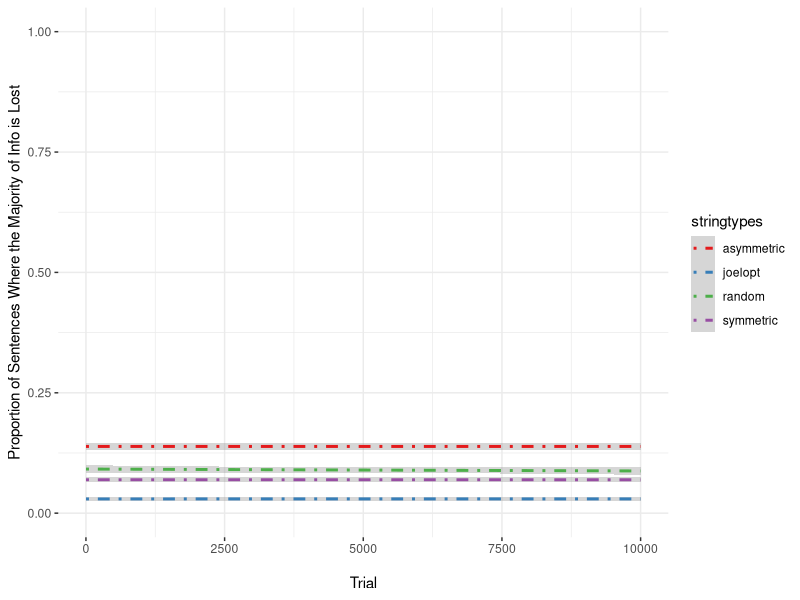
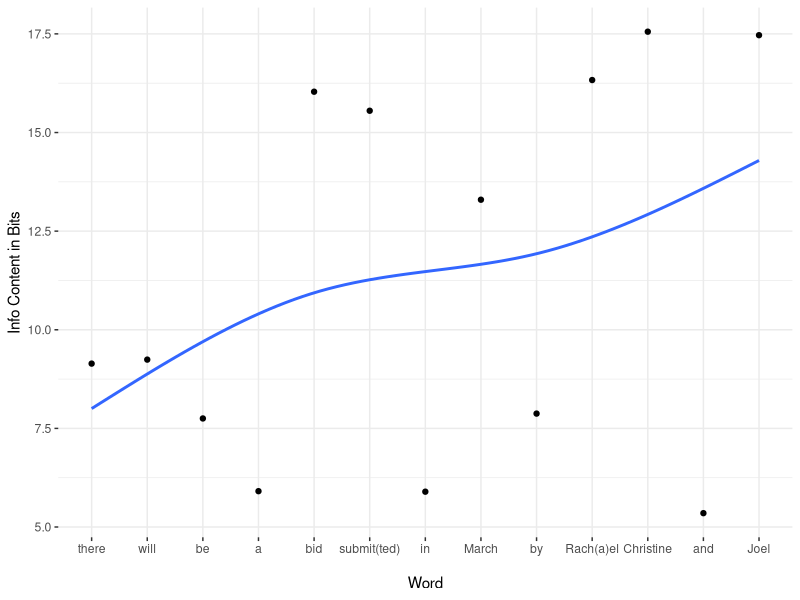
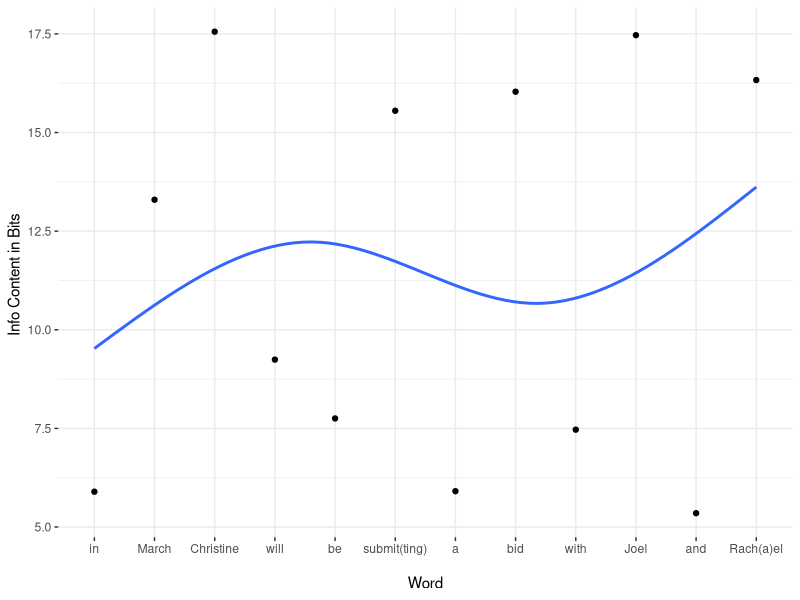

The R script that drew these images, in order:
ii = 1 #initialize counter
currenttrial = 1 #initialize trial counter

#initialize vectors for each component of each run of the loop

niter <- 10000 

noises <- vector(length = niter)
stringtypes <- vector(length = niter)
trials <- vector(length = niter)

#propnoise.df <- data.frame(Trial=as.numeric(character()), NoiseProp=as.numeric(character()), VecType=character()) 


#Make sure the array that is input to this function is either normally dist, or if it's probabilities, that you've already taken log2(1/p) of the list
joelopt <- function(loglist)
{
  #remember, lists in R perversely start at offset 1, not 0
  midpoint <- round((length(loglist))/2) #remember, lists in R perversely start at offset 1, not 0
  
  newlist <- sort(loglist)
  mm = 1 #remember, lists in R perversely start at offset 1, not 0
  jj = length(newlist)
  
  while (jj >= midpoint)
  {
    #starting from both ends of the array, swaps every other pair of numbers, which gets us very close to optimized
    cup <- newlist[mm]
    newlist[mm] <- newlist[jj]
    newlist[jj] <- cup
    mm = mm+2
    jj = jj-2
  }  
    
  #computes all pairwise means of adjacent numbers of the array. Then, get the sd of the means, the DORM, which we want to minimize.
  #TODO: make this a separate function so you can call in independently of joelopt, which you should rename DORM. And maybe use library(zoo) rollmean(), which i didn't know
  #about when i wrote my own below
  kk = 1
  pairmeanlist = array()
  #save all means of adjacent numbers into a list of means
  while ((kk+1) <= length(newlist)) #remember, lists in R perversely start at offset 1, not 0
    {
      pairmean = (newlist[kk]+newlist[kk+1])/2
      pairmeanlist[kk] <- pairmean
      kk = kk+1
  }
  
  #All the following sd() calls create what we called in the grant "Deviations of Rolling Means (DORMs)".
  
  prevsd <- sd(pairmeanlist)
  currentsd <- prevsd #initialize currentsd
    
  #Now, see if swapping any pair of numbers gets us a lower sd for pairmeanlist. If any swap does, then do it, otherwise don't. Repeat till no swap helps.
  ll = 1
  while((ll+1) <= length(newlist))
    {
      #do the swap
      if ((ll-1) == 0)
      {
        hyplist <- array(c(newlist[ll+1], newlist[ll], newlist[(ll+2):length(newlist)]))
      }
      else if ((ll+1) == length(newlist))
      {
        hyplist <- array(c(newlist[1:(ll-1)], newlist[ll+1], newlist[ll]))
      }
      else
      {
        hyplist <- array(c(newlist[1:(ll-1)],newlist[ll+1],newlist[ll],newlist[(ll+2):length(newlist)]))
      }
      
      
      #computes all pairwise means of adjacent numbers of the array. Then, get the sd of the means, which we want to minimize.
      #I now see that I could have used the function "rollmean" in package "zoo", but I'm glad I did it old school here anyway.
      kk = 1
      hyppairmeanlist = array()
      #save all means of adjacent numbers into a list of means
      while ((kk+1) <= length(hyplist)) #remember, lists in R perversely start at offset 1, not 0
      {
        pairmean = (hyplist[kk]+hyplist[kk+1])/2
        hyppairmeanlist[kk] <- pairmean
        kk = kk+1
      }
      currentsd <- sd(hyppairmeanlist)
      
      
      #if the swap helped, then save that version of the list, and start the process over again, starting the counter at 1 again
      if (currentsd < prevsd)
      { 
        print(newlist) #debug
        #print((prevsd-currentsd)) #debug
        print(sort(loglist)) #debug
        newlist <- hyplist
        prevsd <- currentsd
        ll = 1
        print("we improved") #debug
      }
      else
      {ll = ll+1}
      
    }
    
  #print("and here is new dorm") #debug
  #print(prevsd)#debug
  
  return(newlist)
  
}

#Caveat: the above is all fine for the sim, because all arrays are of the same length. However, for computing DORMs in the wild, we will need to account for different
#lengths by penalizing shorter utterances, since it is more likely for shorter utterances that a speaker might have achieved UIDO by chance.
#(Also, shorter utterances will be less resistant to noise anyway, as per Shannon's theorem and Plotkin and Nowak.) E.g., a one-word utterance will have perfect UIDO
#by definition, because there's no alteernative order. So, the penalty needs to be applied for the prob of getting a perfect UIDO by chance, out of all the 
#possible *unique* orderings of word probabilities. This will penalize not just one-word utterances, but also repetitions of a single word, as in ASD stereotyped language.
#I would suggest calculating a probability of UIDO by chance, p, and then adding that to the DORM (where minimal DORM is closest to UIDO). p must be calculated based on
#all possible *unique* permutations of the starting array of word probs. TODO: Here is a function for computing and adding a penalty: library(combinat), permn(), unique()





while (currenttrial <= niter)
{
  probvec <- runif(10,min=0,max=1)

  starting <- sample(1:(length(probvec)-2), size=1) #remember, lists in R perversely start at offset 1, not 0

  noise <- c(probvec[starting], probvec[starting+1], probvec[starting+2])

  noiseinfo <- log2(1/noise)

  probvecinfo <- log2(1/probvec)

  totalnoise <- sum(noiseinfo)

  totalprobvecinfo <- sum(probvecinfo)

  noiseprop <- totalnoise/totalprobvecinfo

  
#Doing the same thing, but now the noise will fall in the same position in a vector that is end-heavy for information, but contains the same total info
  lopsided <- sort(probvec)

#It is important that the starting point in the vector is the same for both cases, so that each comparison of noise is a true comparison
  noise2 <- c(lopsided[starting], lopsided[starting+1], lopsided[starting+2])

  noise2info <- log2(1/noise2)

  lopsidedinfo <- log2(1/lopsided)

  totalnoise2 <- sum(noise2info)

#This next is really a sanity check: this vector contains the same probabilities as the last, so this should be equal to totalprobvecinfo
  totallopsidedinfo <- sum(lopsidedinfo)

  noise2prop <- totalnoise2/totallopsidedinfo

#Doing the same thing, but for a vector designed to be symmetrical
  symmetrical <- vector(length=10)
  symmetrical[1] <- lopsided[9]
  symmetrical[2] <- lopsided[2]
  symmetrical[3] <- lopsided[8]
  symmetrical[4] <- lopsided[4]
  symmetrical[5] <- lopsided[6]
  symmetrical[6] <- lopsided[5]
  symmetrical[7] <- lopsided[7]
  symmetrical[8] <- lopsided[3]
  symmetrical[9] <- lopsided[1]
  symmetrical[10] <- lopsided[10]
  
  noise3 <- c(symmetrical[starting], symmetrical[starting+1], symmetrical[starting+2])
  
  noise3info <- log2(1/noise3)
  
  symmetricalinfo <- log2(1/symmetrical)
  
  totalnoise3 <- sum(noise3info)
  
  #This next is really a sanity check: this vector contains the same probabilities as the last, so this should be equal to totalprobvecinfo
  totalsymmetricalinfo <- sum(symmetricalinfo)
  
  noise3prop <- totalnoise3/totalsymmetricalinfo
  
  #doing the same thing but for a vector designed to be symmetrical by the joelopt algorithm above. Note that joelopt takes vectors that have already been logged, so that's
  #why it looked a little different below.
  
  joeloptinfo <- joelopt(probvecinfo)
  
  totalnoise4 <- sum(c(joeloptinfo[starting], joeloptinfo[starting+1], joeloptinfo[starting+2]))
  
  totaljoeloptinfo <- sum(joeloptinfo)
  
  noise4prop <- totalnoise4/totaljoeloptinfo
  
  #update vectors for each trial
  noises[ii] <- noiseprop
  stringtypes[ii] <- "random"
  trials[ii] <- currenttrial
  
  noises[ii+1] <- noise2prop
  stringtypes[ii+1] <- "asymmetric"
  trials[ii+1] <- currenttrial
  
  noises[ii+2] <- noise3prop
  stringtypes[ii+2] <- "symmetric"
  trials[ii+2] <- currenttrial
  
  noises[ii+3] <- noise4prop
  stringtypes[ii+3] <- "joelopt"
  trials[ii+3] <- currenttrial
  
  
  #add rows to dataframe for the current run of the sim (THIS DIDN'T WORK BUT IM LEAVING IT IN COMMENTS TO SEE IF IT CAN IN THE FUTURE)
  #propnoise.df <- rbind(propnoise.df,c(ii,noiseprop,"random"))
  #propnoise.df <- rbind(propnoise.df,c(ii,noise2prop,"asymmetric"))
  
  ii <- ii+4
  currenttrial <- currenttrial+1 
}

#bind vectors into a data frame and add column names
propnoise.df <- data.frame(trials,noises,stringtypes)
#colnames(propnoise.df) <- c("Trial","NoiseProp","VecType")


#Graphing

library(ggplot2)

propnoise.df$trials <- as.numeric(as.character(propnoise.df$trials))
propnoise.df$noises <- as.numeric(as.character(propnoise.df$noises))

#add a column into the dataframe recoding for losing more than 50% of the info

propnoise.df$bigLoss <- ifelse(propnoise.df$noises >= 0.5, 1, 0)

#plotting bigLoss as a binary variable along with other stuff; toggle geom_line() to see the extremes of each stringtype, toggle geom_point() to see all the data

p <- ggplot(propnoise.df, aes(trials, noises, color=stringtypes)) + 
  labs(y = "Proportion of Sentences Where the Majority of Info is Lost", x = "\nTrial") + 
  #geom_line() +
  #geom_point() +
  #stat_smooth() +
  scale_color_brewer(palette = "Set1") + 
  ylim(0,1) +
#  geom_jitter(aes(trials, bigLoss, color=stringtypes), height = 0.15, shape=4) +
  stat_smooth(aes(trials, bigLoss, color=stringtypes), linetype="dotdash") +
  theme_bw() + theme(panel.border = element_blank())

ggsave(p, file = "uid_sim.png", width = 8.09, height = 5)






#using google ngrams to get some estimates for sample sentences; note: "submit(ted)" is actually the sum of submitted and submitting, and Rach(a)el includes both spelling variants

sentence1 <- matrix(nc=2,nr=13,c("there","will","be","a","bid","submit(ted)","in","March","by","Christine","Joel","and","Rach(a)el",0.00177,0.00165,0.00464,0.01665,0.0000149,2.082e-05,0.0168,0.0000994,0.00426,0.00000519,0.00000552,0.0245,1.213828e-05))

sentence1 <- data.frame(sentence1)

colnames(sentence1) <- c("Word","Prob")

#orders the levels of the Word factor so that they can be plotted in the right order, i.e. not alphabetical
sentence1$Word <- ordered(sentence1$Word, levels = c("there","will","be","a","bid","submit(ted)","in","March","by","Rach(a)el", "Christine","and","Joel"))

sentence1$Prob <- as.numeric(as.character(sentence1$Prob))
sentence1$Info <- -log2(sentence1$Prob)

sentence2 <-matrix(nc=2,nr=12,c("in","March","Christine","will","be","submit(ting)","a","bid","with","Joel","and","Rach(a)el",0.0168,0.0000994,0.00000519,0.00165,0.00464,2.082e-05,0.01665,0.0000149,0.00565,0.00000552,0.0245,1.213828e-05))

sentence2 <- data.frame(sentence2)

colnames(sentence2) <- c("Word","Prob")

sentence2$Word <- ordered(sentence2$Word, levels = c("in","March","Christine","will","be","submit(ting)","a","bid","with","Joel","and","Rach(a)el"))

sentence2$Prob <- as.numeric(as.character(sentence2$Prob))
sentence2$Info <- -log2(sentence2$Prob)

library(splines)
library(MASS)
p <- ggplot(sentence1, aes(Word, Info, group=1)) + 
  labs(y = "Info Content in Bits", x = "\nWord") + 
  #geom_line() +
  geom_point() +
  stat_smooth(se=F, method= "lm", formula = y ~ ns(x,df=3)) +
  scale_color_brewer(palette = "Set1") + 
  #ylim(0,1) +
  theme_bw() + theme(panel.border = element_blank())

ggsave(p, file = "sentence1_info.png", width = 8.09, height = 5)

p <- ggplot(sentence2, aes(Word, Info, group=1)) + 
  labs(y = "Info Content in Bits ", x = "\nWord") + 
  #geom_line() +
  geom_point() +
  stat_smooth(se=F, method= "lm", formula = y ~ ns(x,df=3)) +
  scale_color_brewer(palette = "Set1") + 
  #ylim(0,1) +
  theme_bw() + theme(panel.border = element_blank())

ggsave(p, file = "sentence2_info.png", width = 8.09, height = 5)
